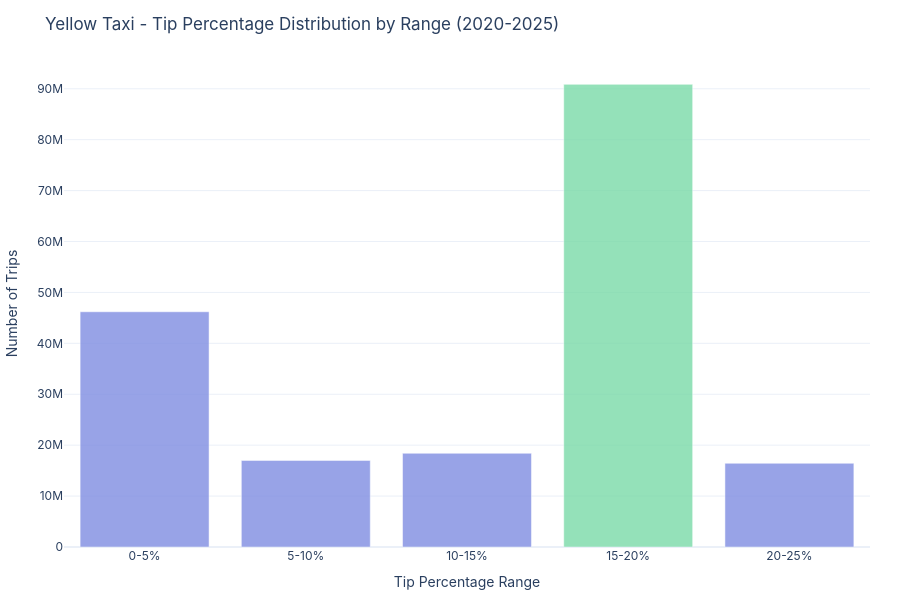

Source (notebook cell):
### Code cell
temp_04_tips_distribution_nyc(df, None)

#temp_04_tips_distribution_nyc(None, TABLES_DIR / "temp_04_tips_distribution_nyc.csv")

### Figure 1 — Plotly figure (JSON) as saved in the notebook; plotly's stock layout.template omitted (floating-point values rounded to 4 significant figures)
{"data": [{"customdata": [24.46, 9.004, 9.742, 48.09, 8.705], "hovertemplate": "Range: %{x}<br>Trips: %{y:,.0f}<br>Percentage: %{customdata:.1f}%<extra></extra>", "marker": {"color": ["#7F8DE2", "#7F8DE2", "#7F8DE2", "#7ADAA8", "#7F8DE2"]}, "name": "Tips %", "opacity": 0.8, "type": "bar", "x": ["0-5%", "5-10%", "10-15%", "15-20%", "20-25%"], "y": [46203610, 17011651, 18406638, 90864369, 16446556]}], "layout": {"font": {"family": "Inter, sans-serif", "size": 12}, "height": 600, "hovermode": "x unified", "margin": {"b": 50, "l": 60, "r": 30, "t": 60}, "showlegend": false, "title": {"text": "Yellow Taxi - Tip Percentage Distribution by Range (2020-2025)"}, "xaxis": {"title": {"text": "Tip Percentage Range"}}, "yaxis": {"title": {"text": "Number of Trips"}}}}
